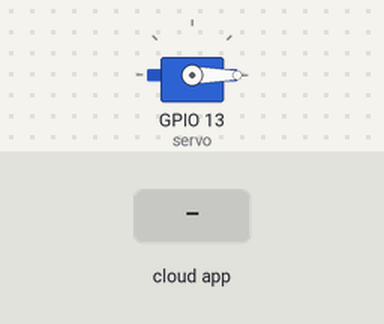
This sketch was run on a simulated ESP32. On the bench: servo. Inputs (shaded band) come from the test bench. WiFi joins after 1.5 s; servers stay silent unless stated; the Firebase database answers and starts empty; what the sketch prints to the serial monitor is not drawn.

Above: at 2.7 s.
2.8 s: the phone or cloud app sets status to 1
At 4.0 s:
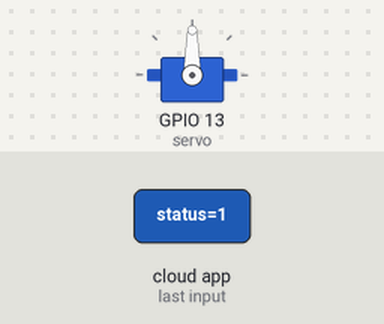
Timing chart, 0 to 7.5 s (numbered marks = the images above; inputs shaded):
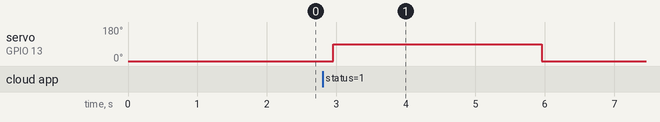

The sketch:

door_control.ino
```cpp
#include <WiFi.h>
#include <Firebase_ESP_Client.h>
#include <ESP32Servo.h>

#include "addons/TokenHelper.h"
#include "addons/RTDBHelper.h"

#define WIFI_SSID "Alu"
#define WIFI_PASSWORD "12344321"

//FIREBASE
#define API_KEY "enter firebase api kye"
#define DATABASE_URL "https://realtime-143c9-default-rtdb.firebaseio.com/"


FirebaseData fbdo;
FirebaseAuth auth;
FirebaseConfig config;

Servo servo;


bool signupOK = false;
bool lastState = false;

//SETUP
void setup() {

  Serial.begin(115200);

  servo.attach(13);
  servo.write(0);

  WiFi.begin(WIFI_SSID, WIFI_PASSWORD);

  Serial.print("Connecting WiFi");

  while (WiFi.status() != WL_CONNECTED) {
    Serial.print(".");
    delay(300);
  }

  Serial.println("\nWiFi Connected");

  // Firebase config
  config.api_key = API_KEY;
  config.database_url = DATABASE_URL;

  if (Firebase.signUp(&config, &auth, "", "")) {

    Serial.println("Firebase SignUp OK");
    signupOK = true;

  } else {

    Serial.println("SignUp Failed");
    Serial.println(config.signer.signupError.message.c_str());
  }

  config.token_status_callback = tokenStatusCallback;

  Firebase.begin(&config, &auth);
  Firebase.reconnectWiFi(true);
}


void loop() {

  if (!Firebase.ready() || !signupOK) return;

  if (Firebase.RTDB.getBool(&fbdo, "/DoorSystem/status")) {

    bool state = fbdo.boolData();

    Serial.print("Door: ");
    Serial.println(state);

    // trigger only once
    if (state == true && lastState == false) {

      Serial.println("OPENING DOOR");

      servo.write(90);
      delay(3000);
      servo.write(0);

      Serial.println("CLOSING DOOR");

      Firebase.RTDB.setBool(&fbdo, "/DoorSystem/status", false);
    }

    lastState = state;

  } else {

    Serial.println("Firebase Error:");
    Serial.println(fbdo.errorReason());
  }

  delay(500);
}
```

Measured:
- after the input at 2.8 s, servo on GPIO 13 (servo): 0° → 90° after 0.15 s, → 0° 3.0 s later
